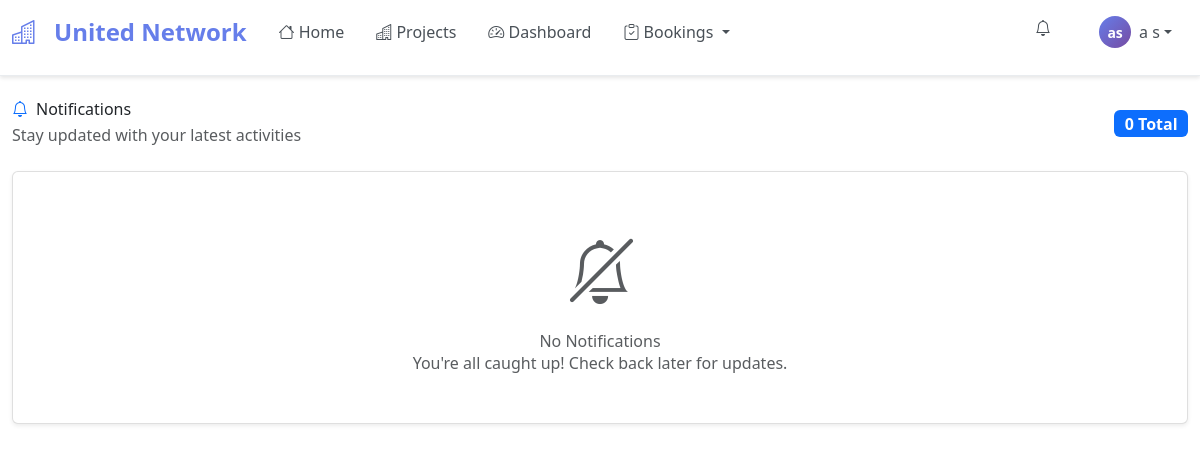
The page /notifications/ (signed in) on the database its author committed.
### crm/models.py (models this page shows, shortened)
class User(AbstractUser):
    USER_TYPES = [
        ('super_admin', 'Super Admin'),
        ('admin_l1', 'Admin Level 1'),
        ('admin_l2', 'Admin Level 2'),
        ('admin_l3', 'Admin Level 3'),
        ('cp', 'Channel Partner'),
        ('vp', 'Vice Partner'),
        ('rm', 'Relationship Manager'),
        ('team_head', 'Team Head'),
        ('team_leader', 'Team Leader'),
        ('branch', 'Branch Manager'),
        ('commission_admin', 'Commission Admin'),  # New user type for commission handling
    ]
    phone_number = models.CharField(max_length=15, unique=True)
    user_type = models.CharField(max_length=20, choices=USER_TYPES, default='cp')
    is_verified = models.BooleanField(default=False)
    sponsor = models.ForeignKey('self', on_delete=models.SET_NULL, null=True, blank=True, related_name='sponsored_users')
    level = models.IntegerField(default=1)
    parent_user = models.ForeignKey('self', on_delete=models.SET_NULL, null=True, blank=True, related_name='team_members')
    email_notifications = models.BooleanField(default=True)
    sms_notifications = models.BooleanField(default=True)
    whatsapp_notifications = models.BooleanField(default=True)
    last_login_ip = models.GenericIPAddressField(blank=True, null=True)
    login_count = models.IntegerField(default=0)
    can_act_as_cp = models.BooleanField(default=False)  # For direct bookings
    created_at = models.DateTimeField(auto_now_add=True)
    updated_at = models.DateTimeField(auto_now=True)
    USERNAME_FIELD = 'phone_number'
    REQUIRED_FIELDS = ['username', 'email']

### crm/views.py (the view)
# urls.py: path('notifications/', views.notifications_view, name='notifications'),
@login_required
def notifications_view(request):
    notifications = Notification.objects.filter(
        user=request.user
    ).order_by('-created_at')
    paginator = Paginator(notifications, 20)
    page_number = request.GET.get('page')
    page_obj = paginator.get_page(page_number)
    if request.GET.get('mark_read') != 'false':
        Notification.objects.filter(
            user=request.user,
            is_read=False
        ).update(is_read=True, read_at=timezone.now())
    context = {
        'page_obj': page_obj,
        'notifications': page_obj,
    }
    return render(request, 'crm/notifications.html', context)

### templates/crm/notifications.html (shortened to what this page needs)
{% extends 'base.html' %}
{% load custom_filters %}
{% block content %}
<div class="container-fluid py-4">
    <div class="row mb-4">
        <div class="col-12">
            <div class="d-flex justify-content-between align-items-center">
                <div>
                    <h2 class="mb-1">
                        <i class="bi bi-bell text-primary me-2"></i>Notifications
                    </h2>
                    <p class="text-muted mb-0">Stay updated with your latest activities</p>
                </div>
                <div>
                    <span class="badge bg-primary fs-6">{{ page_obj.paginator.count }} Total</span>
                </div>
            </div>
        </div>
    </div>
    <div class="row">
        <div class="col-12">
            <div class="card shadow-sm">
                <div class="card-body p-0">
                    {% if notifications %}
                        {% for notification in notifications %}
                            <div class="notification-item border-bottom p-4 {% if not notification.is_read %}bg-light{% endif %}">
                                <div class="d-flex align-items-start">
                                    <div class="notification-icon me-3">
                                        {% if notification.notification_type == 'success' %}
                                            <i class="bi bi-check-circle-fill text-success fs-4"></i>
                                        {% elif notification.notification_type == 'error' %}
                                            <i class="bi bi-exclamation-triangle-fill text-danger fs-4"></i>
                                        {% elif notification.notification_type == 'warning' %}
                                            <i class="bi bi-exclamation-circle-fill text-warning fs-4"></i>
                                        {% elif notification.notification_type == 'booking' %}
                                            <i class="bi bi-clipboard-check-fill text-info fs-4"></i>
                                        {% else %}
                                            <i class="bi bi-info-circle-fill text-primary fs-4"></i>
                                        {% endif %}
                                    </div>
                                    <div class="flex-grow-1">
                                        <div class="d-flex justify-content-between align-items-start mb-2">
                                            <h6 class="mb-0 fw-semibold">{{ notification.title }}</h6>
                                            <small class="text-muted">{{ notification.created_at|timesince }} ago</small>
                                        </div>
                                        <p class="mb-2 text-muted">{{ notification.message }}</p>
                                        {% if notification.action_url %}
                                            <a href="{{ notification.action_url }}" class="btn btn-sm btn-outline-primary">
                                                {{ notification.action_text|default:"View Details" }}
                                            </a>
                                        {% endif %}
                                    </div>
                                </div>
                            </div>
                        {% endfor %}
                    {% else %}
                        <div class="text-center py-5">
                            <i class="bi bi-bell-slash text-muted" style="font-size: 4rem;"></i>
                            <h4 class="mt-3 text-muted">No Notifications</h4>
                            <p class="text-muted">You're all caught up! Check back later for updates.</p>
                        </div>
                    {% endif %}
                </div>
            </div>
        </div>
    </div>
</div>
{% endblock %}

### templates/base.html (shortened to what this page needs)
<!DOCTYPE html>
<html lang="en">
<head>
    <link href="https://cdn.jsdelivr.net/npm/bootstrap@5.3.0/dist/css/bootstrap.min.css" rel="stylesheet">
    <link href="https://cdn.jsdelivr.net/npm/bootstrap-icons@1.10.0/font/bootstrap-icons.css" rel="stylesheet">
    <script src="https://cdn.tailwindcss.com"></script>
</head>
<body>
    <nav class="navbar navbar-expand-lg navbar-light bg-white fixed-top">
        <div class="container-fluid">
           <a class="navbar-brand" href="{% url 'home' %}">
    <i class="bi bi-buildings me-2"></i>
    <span>United Network</span>
</a>
            <div class="collapse navbar-collapse" id="navbarNav">
                <ul class="navbar-nav me-auto">
                    <li class="nav-item">
                        <a class="nav-link" href="{% url 'home' %}">
                            <i class="bi bi-house"></i> Home
                        </a>
                    </li>
                    <li class="nav-item">
                        <a class="nav-link" href="{% url 'projects_list' %}">
                            <i class="bi bi-buildings"></i> Projects
                        </a>
                    </li>
                    {% if user.is_authenticated %}
                        <li class="nav-item">
                            <a class="nav-link" href="{% url 'dashboard' %}">
                                <i class="bi bi-speedometer2"></i> Dashboard
                            </a>
                        </li>
                        <li class="nav-item dropdown">
                            <a class="nav-link dropdown-toggle" href="#" role="button" data-bs-toggle="dropdown">
                                <i class="bi bi-clipboard-check"></i> Bookings
                            </a>
                        </li>
                    {% endif %}
                </ul>
                <ul class="navbar-nav">
                    {% if user.is_authenticated %}
                        <li class="nav-item dropdown me-3">
                            <a class="nav-link position-relative" href="#" role="button" data-bs-toggle="dropdown" id="notificationDropdown">
                                <i class="bi bi-bell"></i>
                            </a>
                        </li>
                        <li class="nav-item dropdown">
                            <a class="nav-link dropdown-toggle d-flex align-items-center" href="#" role="button" data-bs-toggle="dropdown">
                                <div class="user-avatar me-2">
                                    {% if user.first_name and user.last_name %}
                                        {{ user.first_name.0 }}{{ user.last_name.0 }}
                                    {% elif user.first_name %}
                                        {{ user.first_name.0 }}
                                    {% else %}
                                        {{ user.username.0 }}
                                    {% endif %}
                                </div>
                                <span>{{ user.get_full_name|default:user.username }}</span>
                            </a>
                        </li>
                    {% endif %}
                </ul>
            </div>
        </div>
    </nav>
    {% block content %}
    {% endblock %}
    {% load static %}
</body>
</html>

### templates/base.html (style rules this page uses)
body { padding-top: 76px !important; }
.navbar { box-shadow: 0 2px 4px rgba(0,0,0,.1) !important; background-color: #ffffff !important; border-bottom: 1px solid #e9ecef !important; z-index: 9999 !important; min-height: 76px !important; position: fixed !important; top: 0 !important; left: 0 !important; right: 0 !important; width: 100% !important; display: block !important; visibility: visible !important; }
.navbar-brand { font-weight: bold; display: flex; align-items: center; gap: 10px; color: #667eea !important; font-size: 1.5rem; text-decoration: none; }
.navbar-nav .nav-link { color: #495057 !important; font-weight: 500; padding: 0.5rem 1rem !important; transition: all 0.3s ease; }
.navbar-collapse { z-index: 9998 !important; }
.navbar-nav { z-index: 9997 !important; }
.nav-item.dropdown { position: relative !important; }
.navbar * { visibility: visible !important; opacity: 1 !important; }
.user-avatar { width: 32px; height: 32px; border-radius: 50%; background: linear-gradient(135deg, #667eea 0%, #764ba2 100%); display: flex; align-items: center; justify-content: center; color: white; font-weight: bold; font-size: 14px; }
.card { box-shadow: 0 0.125rem 0.25rem rgba(0, 0, 0, 0.075); border: 1px solid rgba(0, 0, 0, 0.125); }
.badge { font-size: 0.75em; }

### rows shown on the page
User: first_name.0 "a", last_name.0 "s", get_full_name "a s"

### other values the page prints
{{ page_obj.paginator.count }} "0"
